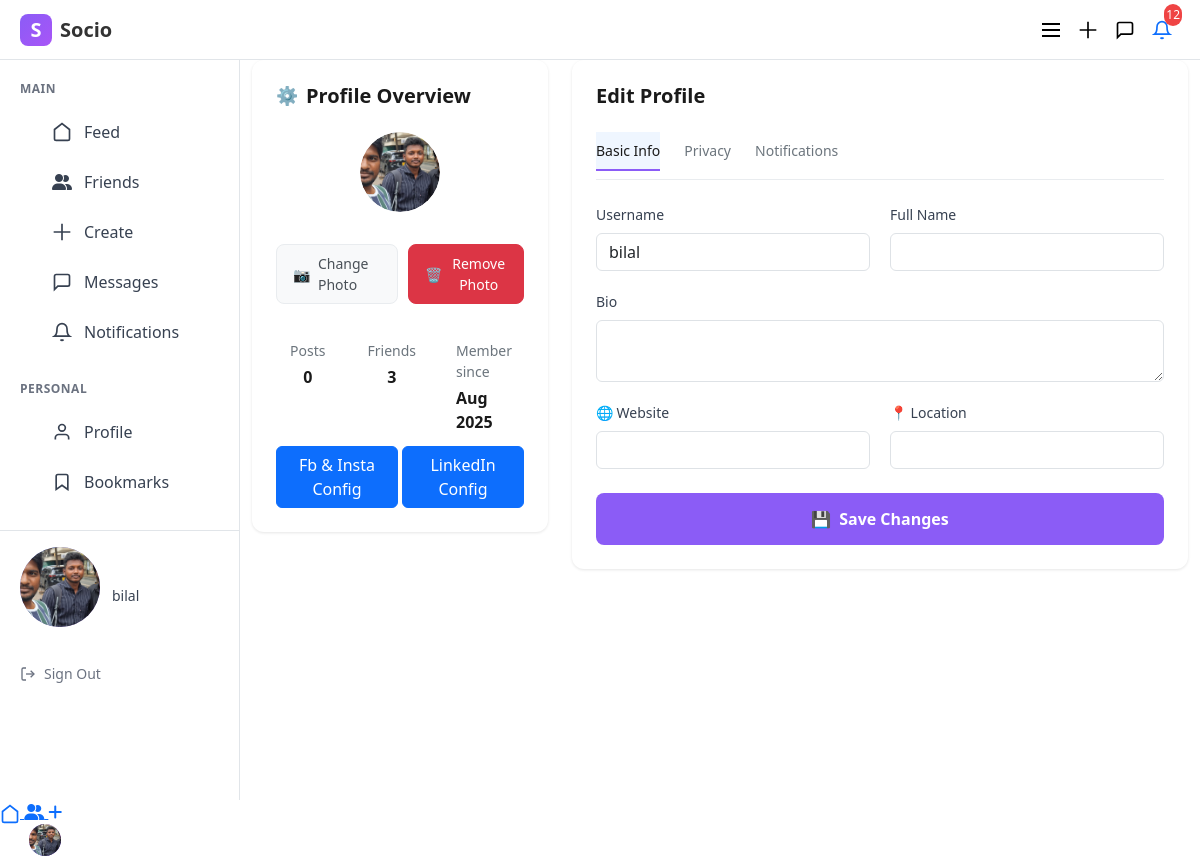
The page /profile/ (signed in) on the database its author committed.
### accounts/models.py (models this page shows, shortened)
class UserDetails(AbstractUser):
    profile_photo = models.ImageField(
        upload_to='profile_photos/',
        null=True,
        blank=True,
        validators=[FileExtensionValidator(['jpg', 'jpeg', 'png'])]
    )
    bio = models.TextField(max_length=500, blank=True, null=True)
    website = models.URLField(max_length=200, blank=True, null=True)
    location = models.CharField(max_length=100, blank=True, null=True)
    is_online = models.BooleanField(default=False)
    last_seen = models.DateTimeField(null=True, blank=True)
    def get_posts(self):
        return self.posts.filter(is_active=True)
    def get_friends(self):
        accepted = FriendRequest.objects.filter(
            Q(from_user=self) | Q(to_user=self),
            is_accepted=True
        )
        return [fr.to_user if fr.from_user == self else fr.from_user for fr in accepted]
    class Meta:
        verbose_name = 'User Details'
        verbose_name_plural = 'Users Details'

### accounts/views.py (the view)
# urls.py: path('profile/', views.profile_view, name='profile'),
@login_required
def profile_view(request):
    user = request.user
    friends = user.get_friends()
    post = user.get_posts().filter(is_active=True)
    posts_count = post.count()
    friends_count = len(friends)
    if request.method == 'POST':
        if 'remove_profile_photo' in request.POST:
            if user.profile_photo:
                user.profile_photo.delete(save=False)
                user.profile_photo = None
                user.save()
            return redirect('profile')
        form = UserDetailsForm(request.POST, request.FILES, instance=user)
        if form.is_valid():
            form.save()
            return redirect('profile')
    else:
        form = UserDetailsForm(instance=user)
    context = {
        'form': form,
        'friends_count': friends_count,
        'member_since': user.date_joined.strftime("%b %Y"),
        'user': user,
        'post_count': posts_count,
    }
    return render(request, 'profile.html', context)

### templates/profile.html (shortened to what this page needs)
{% extends "base.html" %}
{% block content %}
<link href="https://cdn.jsdelivr.net/npm/bootstrap@5.3.0/dist/css/bootstrap.min.css" rel="stylesheet">
<div class="container">
    <div class="row">
        <div class="col-md-4">
            <div class="profile-overview">
                <h2>Profile Overview</h2>
                <div class="profile-avatar1">
                    <div class="avatar-circle1" id="avatar-display" onclick="showImageModal()">
                        {% if user.profile_photo %}
                            <img src="{{ user.profile_photo.url }}" alt="Profile Photo" id="avatar-img">
                        {% else %}
                            <span id="avatar-letter" class="avatar-circle">{{ user.username|slice:":1"|upper }}</span>
                        {% endif %}
                    </div>
                    <div style="display: flex; gap: 10px; margin-top: 16px;">
                        <label for="id_profile_photo" class="change-photo-btn">
                            <span>📷</span> Change Photo
                        </label>
                        {% if user.profile_photo %}
                        <form method="POST" action="{% url 'profile' %}" style="display: inline-block;">
                            <button type="submit" class="change-photo-btn remove-photo-btn">
                                <span>🗑</span> Remove Photo
                            </button>
                        </form>
                        {% endif %}
                    </div>
                </div>
                <div class="stats-grid">
                    <div class="stat-item posts" id="posts-stat" data-endpoint="{% url 'posts:my_feed' %}">
                        <span class="stat-label">Posts</span>
                        <span class="stat-value">{{ post_count }}</span>
                    </div>
                    <div class="stat-item">
                        <span class="stat-label">Friends</span>
                        <span class="stat-value">{{ friends_count }}</span>
                    </div>
                    <div class="stat-item">
                        <span class="stat-label">Member since</span>
                        <span class="stat-value">{{ member_since }}</span>
                    </div>
                </div>
                <div class="d-flex justify-content-between gap-1">
                    <div class="col">
                        <a href="{% url 'posts:facebook_instagram_config' %}" class="btn btn-primary">Fb & Insta Config</a>
                    </div>
                    <div class="col">
                        <a href="{% url 'posts:linkedin_config' %}" class="btn btn-primary">LinkedIn Config</a>
                    </div>
                </div>
            </div>
        </div>
        <div class="col-md-8">
            <div class="edit-profile">
                <h2>Edit Profile</h2>
                <div class="tabs">
                    <a href="#" class="tab active">Basic Info</a>
                    <a href="#" class="tab">Privacy</a>
                    <a href="#" class="tab">Notifications</a>
                </div>
                <form method="POST" enctype="multipart/form-data" id="profile-form">
                    <div class="form-grid">
                        <div class="form-group">
                            <label class="form-label">Username</label>
                            <input type="text" name="{{ form.username.name }}" id="{{ form.username.id_for_label }}" value="{{ form.username.value|default_if_none:'' }}" class="form-control">
                        </div>
                        <div class="form-group">
                            <label class="form-label">Full Name</label>
                            <input type="text" name="{{ form.first_name.name }}" id="{{ form.first_name.id_for_label }}" value="{{ form.first_name.value|default_if_none:'' }}" class="form-control">
                        </div>
                        <div class="form-group full-width">
                            <label class="form-label">Bio</label>
                            <textarea name="{{ form.bio.name }}" id="{{ form.bio.id_for_label }}" class="form-control">{{ form.bio.value|default_if_none:'' }}</textarea>
                        </div>
                        <div class="form-group">
                            <label class="form-label">🌐 Website</label>
                            <input type="url" name="{{ form.website.name }}" id="{{ form.website.id_for_label }}" value="{{ form.website.value|default_if_none:'' }}" class="form-control">
                        </div>
                        <div class="form-group">
                            <label class="form-label">📍 Location</label>
                            <input type="text" name="{{ form.location.name }}" id="{{ form.location.id_for_label }}" value="{{ form.location.value|default_if_none:'' }}" class="form-control">
                        </div>
                    </div>
                    <button type="submit" class="save-btn">
                        <span>💾</span> Save Changes
                    </button>
                </form>
            </div>
        </div>
    </div>
</div>
{% endblock %}

### templates/base.html (shortened to what this page needs)
<!DOCTYPE html>
<html lang="en">
<head>
     <link href="https://cdnjs.cloudflare.com/ajax/libs/font-awesome/6.4.0/css/all.min.css" rel="stylesheet">
</head>
<body>
    <header class="header">
        <div class="logo">
            <div class="logo-icon">S</div>
            <span>Socio</span>
        </div>
        <div class="header-actions">
            <button class="header-btn" id="mobile-menu-toggle">
                <svg width="24" height="24" viewBox="0 0 24 24" fill="none" stroke="currentColor" stroke-width="2">
                    <line x1="3" y1="12" x2="21" y2="12" />
                    <line x1="3" y1="6" x2="21" y2="6" />
                    <line x1="3" y1="18" x2="21" y2="18" />
                </svg>
            </button>
            <button class="header-btn">
                <svg width="20" height="20" viewBox="0 0 24 24" fill="none" stroke="currentColor" stroke-width="2">
                    <path d="M12 2v20M2 12h20"/>
                </svg>
            </button>
        <button class="header-btn" onclick="window.location.href='{% url 'chat:chat_home' %}'">
    <svg width="20" height="20" viewBox="0 0 24 24" fill="none" stroke="currentColor" stroke-width="2">
        <path d="M21 15a2 2 0 0 1-2 2H7l-4 4V5a2 2 0 0 1 2-2h14a2 2 0 0 1 2 2z"/>
    </svg>
</button>
            <a href="{% url 'notifications:notifications_view' %}" class="header-btn relative">
                <svg width="20" height="20" viewBox="0 0 24 24" fill="none" stroke="currentColor" stroke-width="2">
                    <path d="M18 8A6 6 0 0 0 6 8c0 7-3 9-3 9h18s-3-2-3-9"/>
                    <path d="M13.73 21a2 2 0 0 1-3.46 0"/>
                </svg>
                {% if unread_count > 0 %}
                <span class="absolute -top-1 -right-1 bg-red-500 text-white text-xs rounded-full h-4 w-4 flex items-center justify-center">
                    {{ unread_count }}
                </span>
                {% endif %}
            </a>
        </div>
    </header>
    <nav class="sidebar">
        <div class="sidebar-section">
            <div class="sidebar-title">Main</div>
            <ul class="sidebar-menu">
                <li class="sidebar-item">
                    <a href="{% url 'posts:feed' %}" class="sidebar-link">
                        <div class="sidebar-icon">
                            <svg width="20" height="20" viewBox="0 0 24 24" fill="none" stroke="currentColor" stroke-width="2">
                                <path d="M3 9l9-7 9 7v11a2 2 0 0 1-2 2H5a2 2 0 0 1-2-2z"/>
                            </svg>
                        </div>
                        Feed
                    </a>
                </li>
                <li class="sidebar-item">
                    <a href="{% url 'friends' %}" class="sidebar-link">
                        <div class="sidebar-icon">
<i class="fas fa-user-friends"></i>
                        </div>
                        Friends
                    </a>
                </li>
                <li class="sidebar-item">
                    <a href="{% url 'posts:create_post' %}" class="sidebar-link">
                        <div class="sidebar-icon">
                            <svg width="20" height="20" viewBox="0 0 24 24" fill="none" stroke="currentColor" stroke-width="2">
                                <path d="M12 2v20M2 12h20"/>
                            </svg>
                        </div>
                        Create
                    </a>
                </li>
                <li class="sidebar-item">
                    <a href="{% url 'chat:chat_home' %}" class="sidebar-link">
                        <div class="sidebar-icon">
                            <svg width="20" height="20" viewBox="0 0 24 24" fill="none" stroke="currentColor" stroke-width="2">
                                <path d="M21 15a2 2 0 0 1-2 2H7l-4 4V5a2 2 0 0 1 2-2h14a2 2 0 0 1 2 2z"/>
                            </svg>
                        </div>
                        Messages
                    </a>
                </li>
                <li class="sidebar-item">
                    <a href="{% url 'notifications:notifications_view' %}" class="sidebar-link">
                        <div class="sidebar-icon">
                            <svg width="20" height="20" viewBox="0 0 24 24" fill="none" stroke="currentColor" stroke-width="2">
                                <path d="M18 8A6 6 0 0 0 6 8c0 7-3 9-3 9h18s-3-2-3-9"/>
                                <path d="M13.73 21a2 2 0 0 1-3.46 0"/>
                            </svg>
                        </div>
                        Notifications
                    </a>
                </li>
            </ul>
        </div>
        <div class="sidebar-section">
            <div class="sidebar-title">Personal</div>
            <ul class="sidebar-menu">
                <li class="sidebar-item">
                    <a href="{% url 'profile' %}" class="sidebar-link">
                        <div class="sidebar-icon">
                            <svg width="20" height="20" viewBox="0 0 24 24" fill="none" stroke="currentColor" stroke-width="2">
                                <path d="M20 21v-2a4 4 0 0 0-4-4H8a4 4 0 0 0-4 4v2"/>
                                <circle cx="12" cy="7" r="4"/>
                            </svg>
                        </div>
                        Profile
                    </a>
                </li>
                <li class="sidebar-item">
                    <a href="{% url 'posts:saved_posts' %}" class="sidebar-link">
                        <div class="sidebar-icon">
                            <svg width="20" height="20" viewBox="0 0 24 24" fill="none" stroke="currentColor" stroke-width="2">
                                <path d="M19 21l-7-5-7 5V5a2 2 0 0 1 2-2h10a2 2 0 0 1 2 2z"/>
                            </svg>
                        </div>
                        Bookmarks
                    </a>
                </li>
            </ul>
        </div>
        <div class="user-profile">
            <div class="user-info">
                <div class="profile-avatar">
                    <div class="avatar-circle" id="avatar-display">
                        {% if user.profile_photo %}
                            <img src="{{ user.profile_photo.url }}" alt="Profile Photo" id="avatar-img">
                        {% else %}
                            <span id="avatar-letter">{{ user.username|slice:":1"|upper }}</span>
                        {% endif %}
                    </div>
                </div>
                <div class="user-name">
                    {{ request.user.username }}
                </div>
            </div>
            <a href="{% url 'user_logout' %}" class="sign-out">
                <svg width="16" height="16" viewBox="0 0 24 24" fill="none"
                     stroke="currentColor" stroke-width="2">
                    <path d="M9 21H5a2 2 0 0 1-2-2V5a2 2 0 0 1 2-2h4"/>
                    <polyline points="16,17 21,12 16,7"/>
                    <line x1="21" y1="12" x2="9" y2="12"/>
                </svg>
                Sign Out
            </a>
        </div>
    </nav>
    <main class="main-content">
        {% block content %}
        {% endblock %}
    </main>
    <nav class="bottom-nav">
        <a href="{% url 'posts:feed' %}" class="bottom-nav-item">
            <span><svg width="20" height="20" viewBox="0 0 24 24" fill="none" stroke="currentColor" stroke-width="2">
                                <path d="M3 9l9-7 9 7v11a2 2 0 0 1-2 2H5a2 2 0 0 1-2-2z"/>
                            </svg></span>
        </a>
        <a href="{% url 'friends' %}" class="bottom-nav-item">
          <span> <i class="fas fa-user-friends"></i></span>
        </a>
        <a href="{% url 'posts:create_post' %}" class="bottom-nav-item">
            <span> <i class="fas fa-plus"></i></span>
        </a>
        <a href="{% url 'profile' %}" class="bottom-nav-item d-flex">
            <div class="avatarp-circle" id="avatar-display">
                                 {% if user.profile_photo %}
                            <img src="{{ user.profile_photo.url }}" alt="Profile Photo" id="avatar-img">
                        {% else %}
                            <span id="avatar-letter">{{ user.username|slice:":1"|upper }}</span>
                        {% endif %}
                    </div>
        </a>
    </nav>
</body>
</html>

### rows shown on the page
UserDetails: profile_photo (picture), user.username "bilal", username "bilal"

### other values the page prints
{{ unread_count }} "12"
{{ post_count }} "0"
{{ friends_count }} "3"
{{ member_since }} "Aug 2025"
